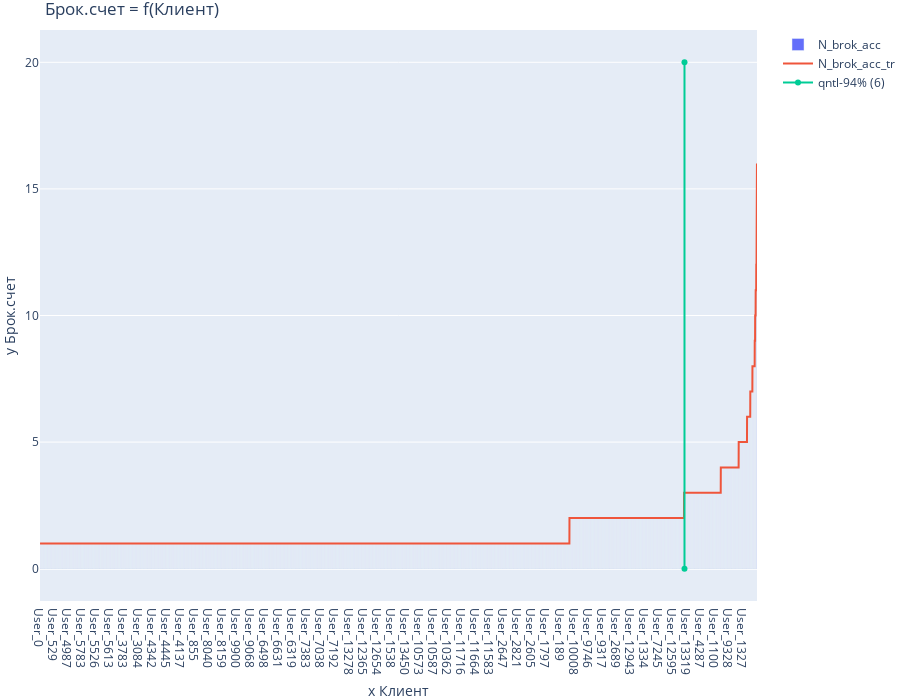

Write notebook code for a chart like this one.
### Code cell
# Графический анализ
from plotly.subplots import make_subplots
import plotly.graph_objects as go

# asmpt_1 = X_Y[X_Y['Клиент']==X_Y['Клиент'].quantile(.7)][0:1].index.values[0]

fig = make_subplots(rows=1, cols=1)
fig.add_trace(go.Bar(x=df_DB_fltr.index, y=df_DB_fltr['Брокерский счет'].values, name='N_brok_acc'), row=1, col=1)
fig.add_trace(go.Scatter(x=df_DB_fltr.index, y=df_DB_fltr['Брокерский счет'].values, name='N_brok_acc_tr'), row=1, col=1)
fig.add_trace(go.Scatter(x=['User_4843']*2, y=[0,20], name='qntl-94% (6)'))

fig.update_layout(legend_orientation="v",
                  legend=dict(x=1.2, xanchor="right"),
                  title="Брок.счет = f(Клиент)",
                  xaxis_title="x Клиент",
                  yaxis_title="y Брок.счет",
                  margin=dict(l=0, r=0, t=30, b=0)
                 )
fig.update_layout(
    autosize=False,
    width=900,
    height=700,)

fig.show()

### Figure 1 — Plotly figure (JSON) as saved in the notebook; plotly's stock layout.template omitted (floating-point values rounded to 4 significant figures; data arrays with more than 128 entries replaced by an {"elided": "..."} marker saying what was removed)
{"data": [{"name": "N_brok_acc", "type": "bar", "x": {"elided": "8410 str values"}, "xaxis": "x", "y": {"elided": "8410 int values"}, "yaxis": "y"}, {"name": "N_brok_acc_tr", "type": "scatter", "x": {"elided": "8410 str values"}, "xaxis": "x", "y": {"elided": "8410 int values"}, "yaxis": "y"}, {"name": "qntl-94% (6)", "type": "scatter", "x": ["User_4843", "User_4843"], "y": [0, 20]}], "layout": {"autosize": false, "height": 700, "legend": {"orientation": "v", "x": 1.2, "xanchor": "right", "y": 1}, "margin": {"b": 0, "l": 0, "r": 0, "t": 30}, "title": {"text": "Брок.счет = f(Клиент)"}, "width": 900, "xaxis": {"anchor": "y", "autorange": true, "domain": [0, 1], "range": [-0.5, 8410.0], "title": {"text": "x Клиент"}, "type": "category"}, "yaxis": {"anchor": "x", "autorange": true, "domain": [0, 1], "range": [-1.277, 21.28], "title": {"text": "y Брок.счет"}, "type": "linear"}}}
